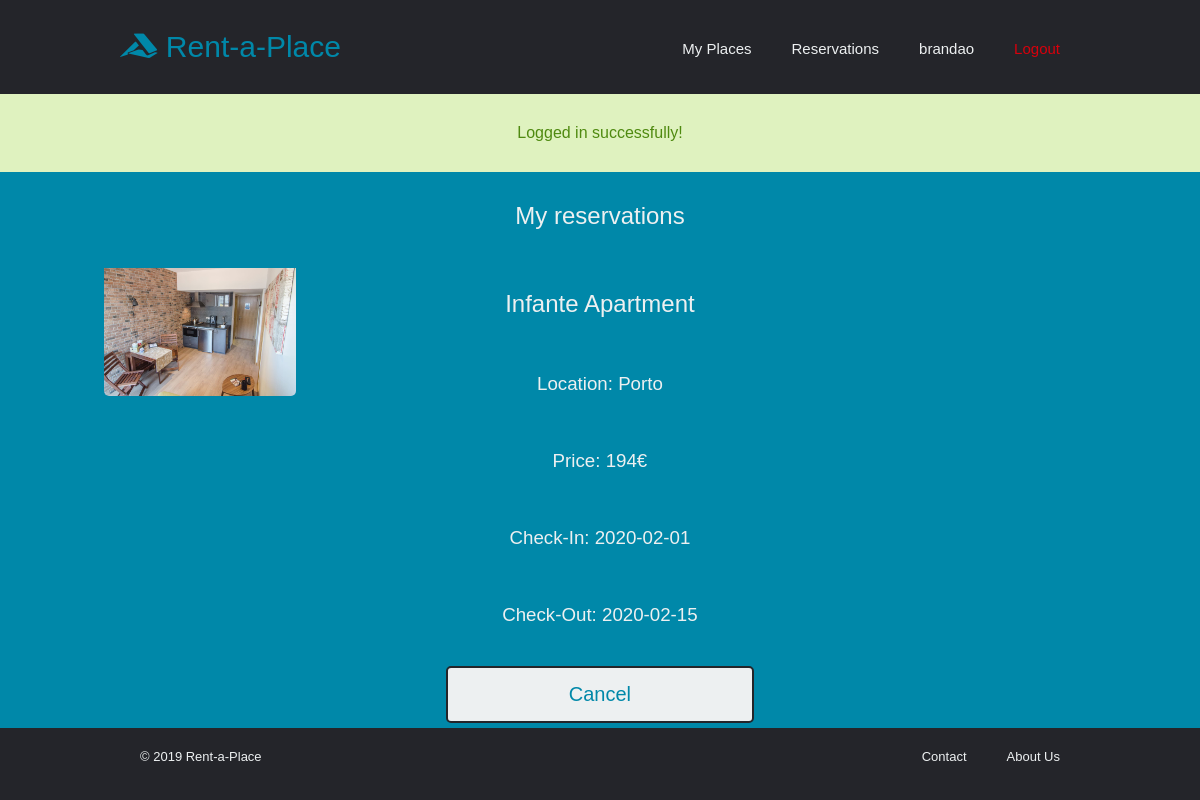
/pages/reservations.php (signed in), run on the app's committed database.
### tables this page shows
CREATE TABLE Reservations (id INTEGER PRIMARY KEY, touristID INTEGER, propertyID INTEGER, startDate DATE NOT NULL, endDate DATE NOT NULL, price FLOAT NOT NULL);

CREATE TABLE Photos (id INTEGER PRIMARY KEY, propertyID INTEGER, path TEXT NOT NULL);

CREATE TABLE Properties (id INTEGER PRIMARY KEY, ownerID INTEGER NOT NULL, price FLOAT NOT NULL, title VARCHAR NOT NULL, location VARCHAR NOT NULL, description VARCHAR NOT NULL, availabilityStart DATE, availabilityEnd DATE);

### pages/reservations.php (called while the page is built, shortened)
<?php
  include_once('../templates/tpl_common.php');
  include_once('../templates/tpl_reservations.php');
  include_once('../database/db_reservations.php');
  $reservations = getReservations();
  draw_userReservations($reservations);

### database/db_reservations.php (called while the page is built, shortened)
<?php
    include_once('../database/db_user.php');
    include_once('../database/db_properties.php');
  function getReservations()
  {
      $db = Database::instance()->db();
      $touristID = getUser($_SESSION['username'])['id'];
      $stmt = $db->prepare('SELECT * FROM Reservations WHERE touristID = ? ');
      $stmt->execute(array($touristID));
      return $stmt->fetchAll();
  }

### database/db_user.php (called while the page is built, shortened)
<?php
  function getUser($username)
  {
      $db = Database::instance()->db();
      $stmt = $db->prepare('SELECT * FROM Users WHERE username = ?');
      $stmt->execute(array($username));
      return $stmt->fetch();
  }

### database/db_properties.php (called while the page is built, shortened)
<?php
    include_once('../database/db_user.php');
  function getProperty($property_id)
  {
      $db = Database::instance()->db();
      $stmt = $db->prepare('SELECT * FROM Properties WHERE id = ?');
      $stmt->execute(array($property_id));
      return $stmt->fetch();
  }
  function getPropertyPhotos($property_id)
  {
      $db = Database::instance()->db();
      $stmt = $db->prepare('SELECT * FROM Photos WHERE propertyID = ?');
      $stmt->execute(array($property_id));
      return $stmt->fetchAll();
  }

### templates/tpl_reservations.php (the view, shortened to what this page needs)
<?php
include_once('../database/db_properties.php');
function draw_userReservations($reservations)
{
    ?>
    <h2>My reservations</h2>
        <section id="properties">
            <?php
                foreach ($reservations as $reservation) { ?>
                <div id="container">
                    <?php draw_reservations($reservation); ?>
                </div>
            <?php } ?>
        </section>
    <?php
} ?>
<?php function draw_reservations($reservation)
                {
                    $rental=  getProperty($reservation['propertyID']);
                    $photos = getPropertyPhotos($rental['id']); ?>
<a href="../pages/property.php?id=<?=$reservation['propertyID']?> " class="rental">
<article>
  <main>
    <div class="row">
        <div class="column">
        <img src="../images/properties/<?php echo $photos[0]['path']; ?>" alt="Property Image"/>
        </div>
    <div class="column">
    <h2><?=$rental['title']?></h2>
    <h3>Location: <?=$rental['location']?></h3>
    <h3>Price: <?=$reservation['price']?>€</h3>
    <p id="checkIn"><h3>Check-In: <?= $reservation['startDate'] ?></h3></p>
    <p id="checkOut"><h3>Check-Out: <?= $reservation['endDate'] ?></h3></p>
    <form id="deleteReservation" action="../actions/action_removeReservation.php" method="post">
            <input id="button" type="submit" value="Cancel">
        </form>
    </div>
    </div>
  </article>  </a>
<?php
                } ?>

### css/style.css (style rules this page uses)
* { box-sizing: border-box; margin: 0; padding: 0; background-color: #24252a; font-family: "Montserrat", sans-serif; font-weight: 500; }

### css/auth.css (style rules this page uses)
form { background-color: #0088a9; padding-right: 10%; padding-left: 10%; font-weight: 500; color: #edf0f1; }
h2 { color: #edf0f1; background-color: #0088a9; padding: 30px 10%; text-align: center; }
input { width: 100%; color: #edf0f1; padding: 15px 20px; margin: 5px 0; box-sizing: border-box; font-size: 15px; border: none; border-radius: 5px; text-align: center; }
input[type="submit"] { color: #0088a9; font-size: 20px; font-weight: 500; padding: 15px 20px; border: 2px solid #24252a; border-radius: 5px; cursor: pointer; margin-top: 10px; background-color: #edf0f1; transition: all 0.3s ease 0s; width: 100%; }

### css/aboutus.css (style rules this page uses)
h3 { color: #edf0f1; background-color: #0088a9; padding: 30px 10%; }

### css/rental.css (style rules this page uses)
.rental { transition: all 0.3s ease 0s; color: #edf0f1; text-decoration: none; background-color: #0088a9; }
.rental article { border-bottom: 2px solid #24252a; }
.rental h3 { margin-top: -5px; text-align: center; }
.rental img { padding-top: 8px; background-color: #0088a9; width: 50%; height: 50%; border-radius: 5px; }
.rental .row { width: 100%; display: inline-block; background-color: #0088a9; }
.rental .column { float: left; width: 33.33%; text-align: center; background-color: #0088a9; }
.rental h2 { text-align: center; }

### css/property.css (style rules this page uses)
.row > .column { padding: 0 8px; }
.column { background-color: #0088a9; text-align: center; }
.row:after { content: ""; display: table; clear: both; }

### data on the page
reservations: photos.path (picture), propertyID.title "Infante Apartment", propertyID.location "Porto", price "194", startDate "2020-02-01", endDate "2020-02-15"

### other printed values
$username "brandao"
$message['content'] "Logged in successfully!"
